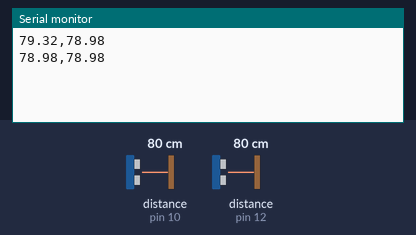
Recording of a sketch running on a simulated Arduino Uno, built with avr-gcc and run on an emulated ATmega328P. Parts: the last lines printed to the serial monitor. Wiring (inferred from the names in the program): 2 × ultrasonic range finder: trigger pin 9, echo pin 10 / trigger pin 11, echo pin 12. Inputs (shaded band) come from the test bench; at power-on: distance to the obstacle (sensors on pin 10, pin 12) 80 cm. The echo pulse lasts 58.3 µs per cm.

Above: at 2.3 s.
2.4 s: distance to the obstacle (sensor on pin 10) set to 2 cm
At 4.2 s:
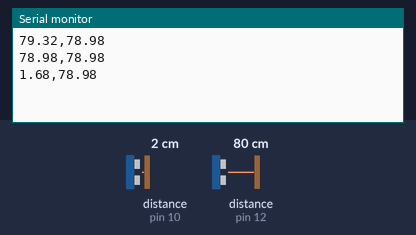
4.5 s: distance to the obstacle (sensor on pin 12) set to 2 cm
At 5.4 s:
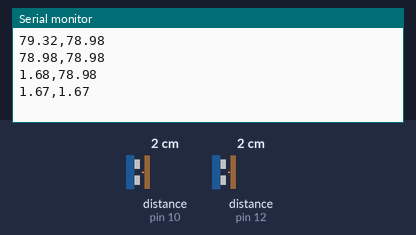
6.6 s: distance to the obstacle (sensor on pin 10) set to 4 cm
At 7.9 s:
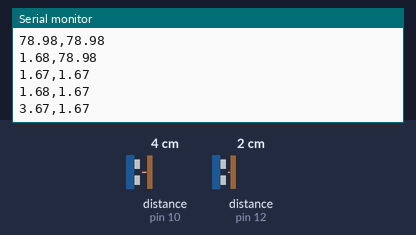
8.7 s: distance to the obstacle (sensor on pin 12) set to 4 cm
At 10.2 s:
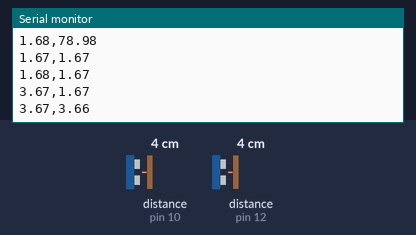
Timing chart, 0 to 11.7 s (numbered marks = the images above; inputs shaded):
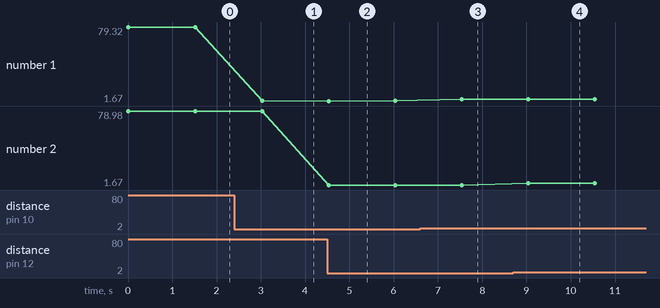

Measured:
- after the input at 2.4 s, the serial monitor: prints a new line after 0.63 s (image 1)
- after the input at 4.5 s, the serial monitor: prints a new line at once (image 2)
- after the input at 6.6 s, the serial monitor: prints a new line after 0.93 s (image 3)
- after the input at 8.7 s, the serial monitor: prints a new line after 0.34 s (image 4)
- plotted number 1: 78.98 → 1.68 after the input at 2.4 s, 1.68 → 3.67 after the input at 6.6 s
- plotted number 2: 1.67 → 3.66 after the input at 8.7 s

The sketch:

ultrasonic_sensor_infothon.ino
```cpp
// Define pins for Sensor 1
const int trigPin1 = 9;   // Trigger pin for Sensor 1
const int echoPin1 = 10;  // Echo pin for Sensor 1

// Define pins for Sensor 2
const int trigPin2 = 11;  // Trigger pin for Sensor 2
const int echoPin2 = 12;  // Echo pin for Sensor 2

long duration1, duration2;
float distance1, distance2;

void setup() {
  Serial.begin(9600);
  pinMode(trigPin1, OUTPUT);
  pinMode(echoPin1, INPUT);
  pinMode(trigPin2, OUTPUT);
  pinMode(echoPin2, INPUT);
}

void loop() {
  // Measure distance for Sensor 1
  digitalWrite(trigPin1, LOW);
  delayMicroseconds(2);
  digitalWrite(trigPin1, HIGH);
  delayMicroseconds(10);
  digitalWrite(trigPin1, LOW);
  duration1 = pulseIn(echoPin1, HIGH);
  distance1 = duration1 * 0.034 / 2.0;  // Calculate distance in meters

  // Measure distance for Sensor 2
  digitalWrite(trigPin2, LOW);
  delayMicroseconds(2);
  digitalWrite(trigPin2, HIGH);
  delayMicroseconds(10);
  digitalWrite(trigPin2, LOW);
  duration2 = pulseIn(echoPin2, HIGH);
  distance2 = duration2 * 0.034 / 2.0;  // Calculate distance in meters

  // Send distances over serial as comma-separated values
  Serial.print(distance1);
  Serial.print(",");
  Serial.println(distance2);

  delay(1500);  // Adjust delay as needed for your application
}
```
